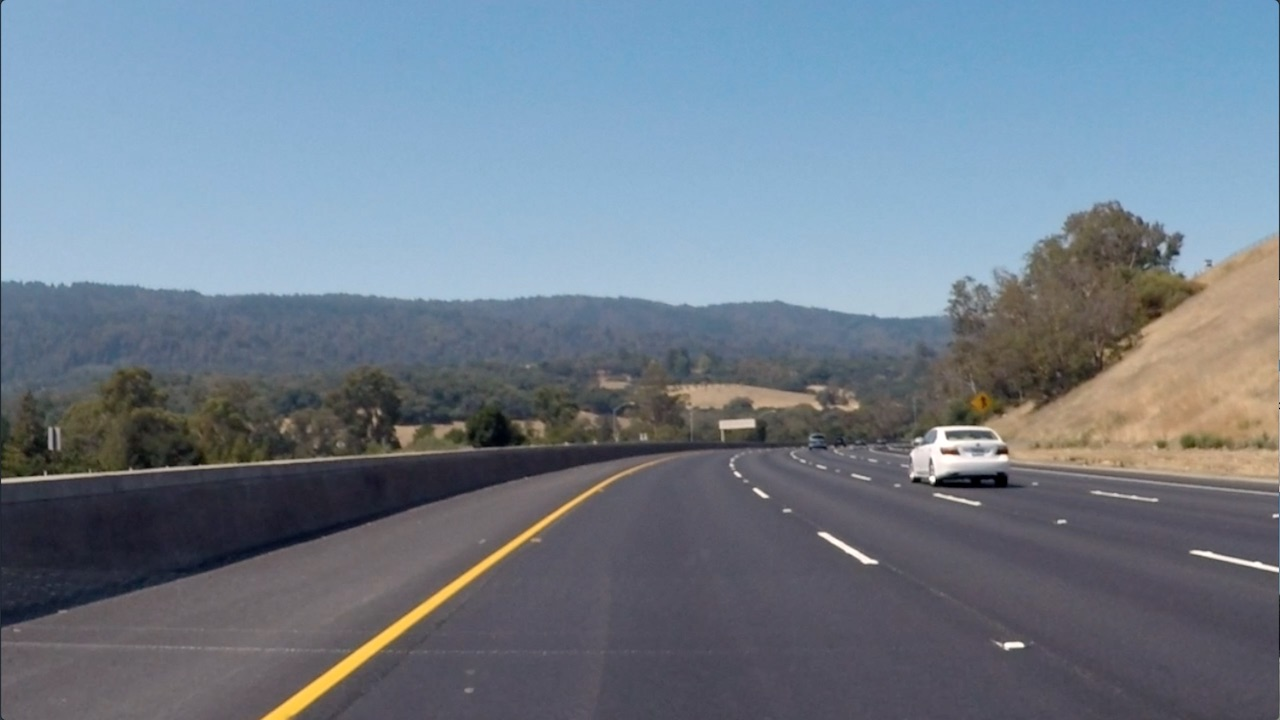
#> input picture images/curved_lane.jpg, 1280 x 720 px
$ jupyter execute line_detection.ipynb   (shell and % lines are left out)
#> lines starting #> are read from the running program, lines starting #| are printed output that depends on the picture; after the words box and inside, x2 and y2 are one past the last pixel; in counts of white or black regions, pixels touching at a corner belong together
# Line detection

[cell 1]
import numpy as np
import matplotlib.pyplot as plt
import cv2
from PIL import Image

WHITE = (255,255,255)
GREEN = (0,255,0)
RED = (255,0,0)

# Read in the image
image = cv2.imread('images/curved_lane.jpg')
#> image is the input picture: shape (720, 1280, 3); mean B, G, R 138.7, 125, 112.1

# Change color to RGB (from BGR)
image = cv2.cvtColor(image, cv2.COLOR_BGR2RGB)

plt.imshow(image)

### Perform edge detection

[cell 2]
# Convert image to grayscale
gray = cv2.cvtColor(image, cv2.COLOR_RGB2GRAY)
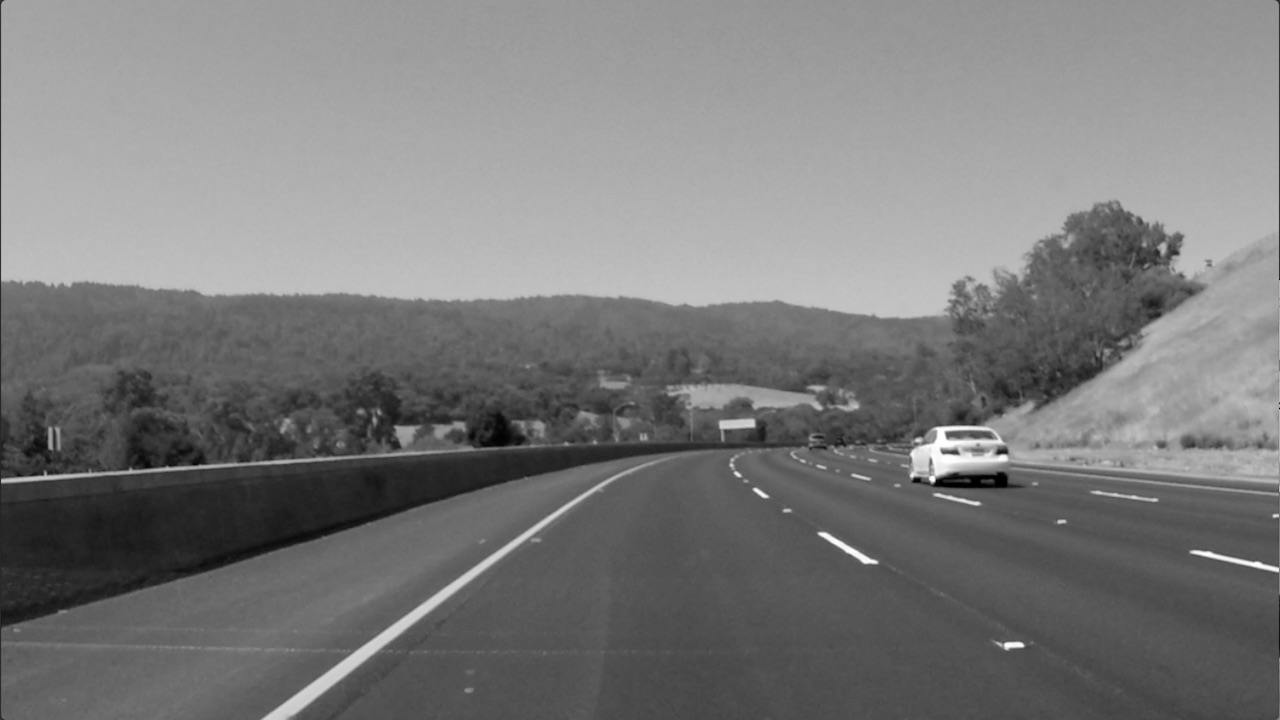
#> gray: shape (720, 1280); min 0, max 255, mean 122.7

# Define our parameters for Canny
low_threshold = 50
high_threshold = 100
edges = cv2.Canny(gray, low_threshold, high_threshold)
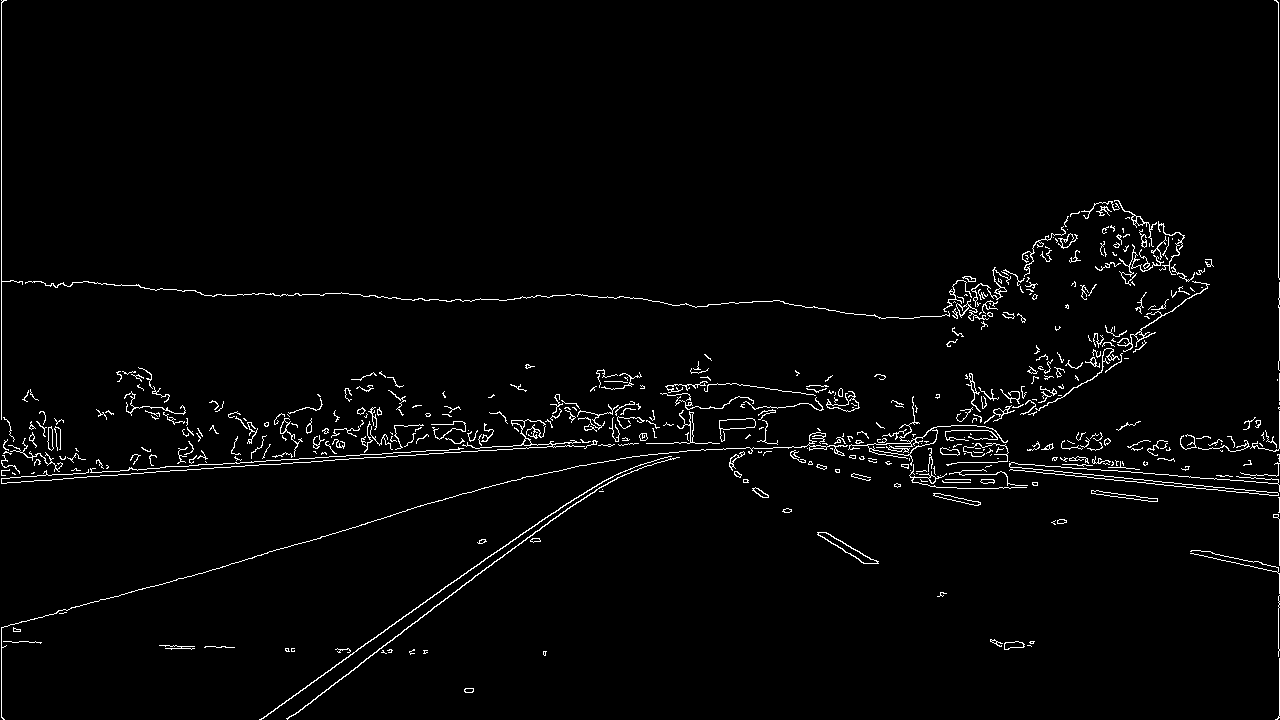
#> edges: shape (720, 1280); 2.3% white in thin lines or dots

plt.imshow(edges, cmap='gray')

### Find lines using a Hough transform

[cell 3]
# Define parameters for Hough transform
rho = 1
theta = np.pi/180
threshold = 60
min_line_length = 50
max_line_gap = 5

line_image = np.copy(image)

lines = cv2.HoughLinesP(edges, rho, theta, threshold, np.array([]),
                        min_line_length, max_line_gap)
#> lines = 27 rows, first 6: [1, 419, 1, 0], [1278, 277, 1278, 2], [1279, 717, 1279, 658], [371, 457, 470, 451], [1088, 474, 1249, 490], [1180, 486, 1274, 495]


# draw lines on image
for line in lines:
    for x1,y1,x2,y2 in line:
        cv2.line(line_image,(x1,y1),(x2,y2),RED,3)
#> this loop made 27 passes
#> line on passes 1 to 12: [[1, 419, 1, 0]], [[1278, 277, 1278, 2]], [[1279, 717, 1279, 658]], [[371, 457, 470, 451]], [[1088, 474, 1249, 490]], [[1180, 486, 1274, 495]], [[209, 464, 337, 456]], [[297, 544, 398, 513]], [[287, 719, 431, 610]], [[59, 474, 165, 467]], [[63, 478, 269, 464]], [[350, 654, 551, 513]]
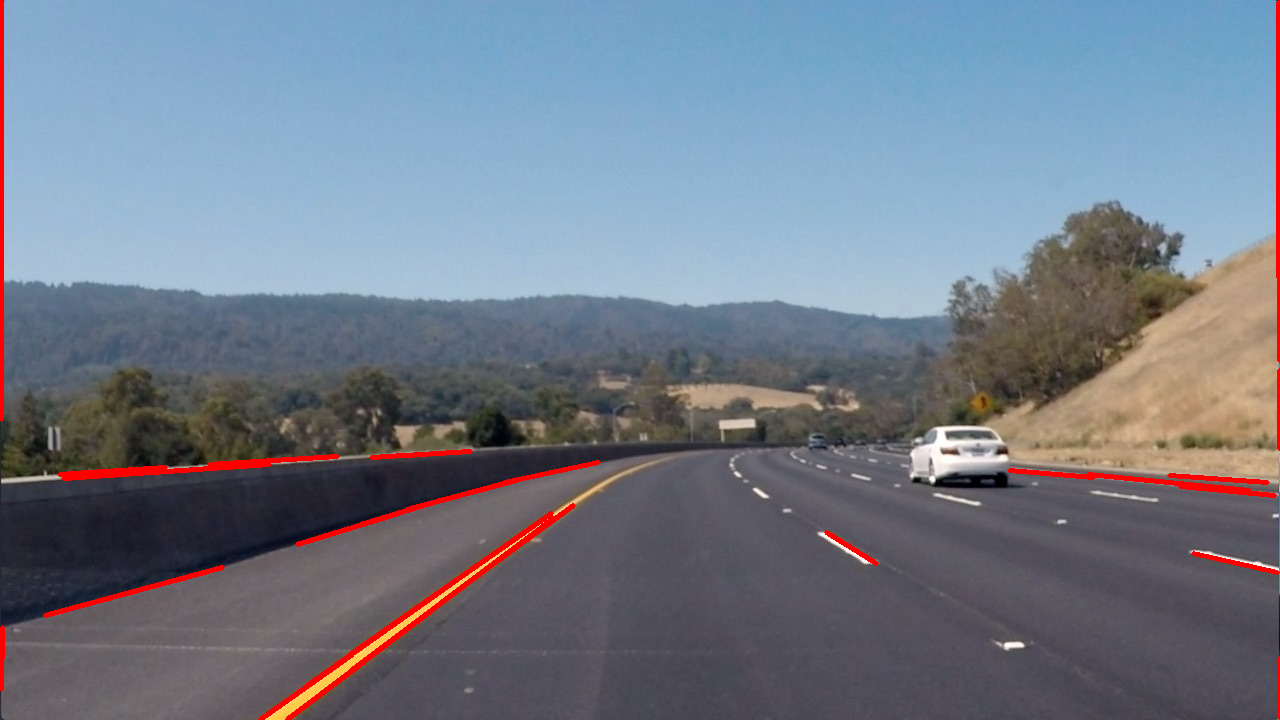
#> line_image: shape (720, 1280, 3); mean R, G, B 114.3, 122.9, 136.9

w,h,_ = line_image.shape
#> w = 720; h = 1280
print("Image size({},{})".format(h,w))
#| Image size(1280,720)
plt.imshow(line_image)

## Create a shape


[cell 4]
image = np.ones((320, 850, 3), np.uint8)

# Since it's a road the ideal shape is a triangle
top = (425, 20)
btm_L = (0, 320)
btm_R = (850, 320)

triangle = np.array([top, btm_L, btm_R])
cv2.drawContours(image, [triangle], 0, WHITE, -1)
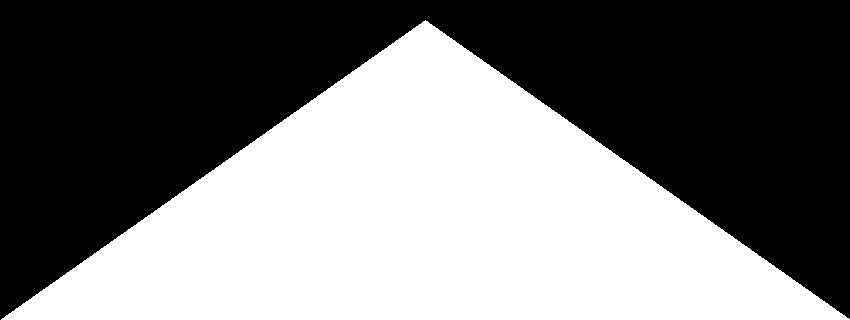
#> image: shape (320, 850, 3); values 1 (black) and 255 (white), 46.9% white; 1 white region, box (x1, y1, x2, y2) and area: (1, 20, 850, 320) 127625

plt.imshow(image)
cv2.imwrite('images/triangle.png',image)
#> Out = True

## Alpha shape in the image

[cell 5]
img = Image.open('images/triangle.png')
img = img.convert("RGBA")
data = img.getdata()
new_data = []
for item in data:
    if item[0] == 255 and item[1] == 255 and item[2] == 255:
        new_data.append((255, 255, 255, 0))
    else:
        new_data.append(item)
#> after the loop, new_data = 272000 items

img.putdata(new_data)
img.save("images/alpha_triangle.png", "PNG")
plt.imshow(img)

## Center image

[cell 6]
new_img = np.copy(line_image)
center_img = new_img[400:,250:1100]
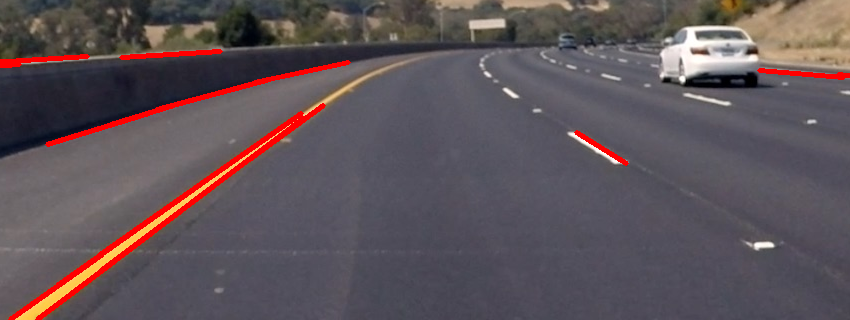
#> center_img: shape (320, 850, 3); mean R, G, B 94.7, 83.6, 88.6
print("center")
plt.imshow(center_img)
plt.savefig('driving_inLane.png')
print(center_img.shape)
#| (320, 850, 3)

## Add both images together

[cell 7]
src1 = np.copy(center_img)
src2 = np.copy(image)
src2 = cv2.resize(src2, src1.shape[1::-1])

dst = cv2.bitwise_and(src1, src2)
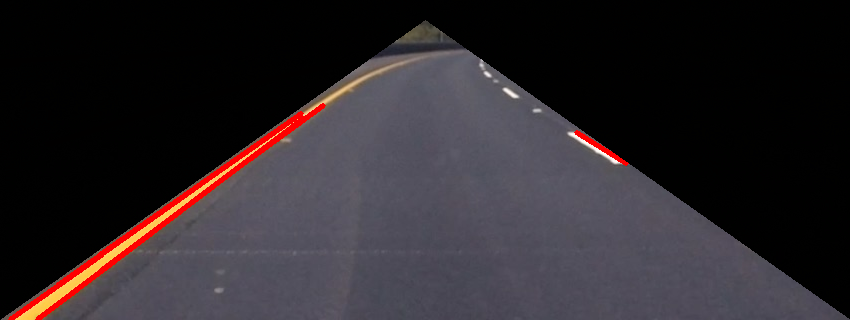
#> dst: shape (320, 850, 3); mean R, G, B 44.1, 38.4, 42.5

cv2.imwrite('images/road_and_triangle.jpg', dst)
plt.imshow(dst)
